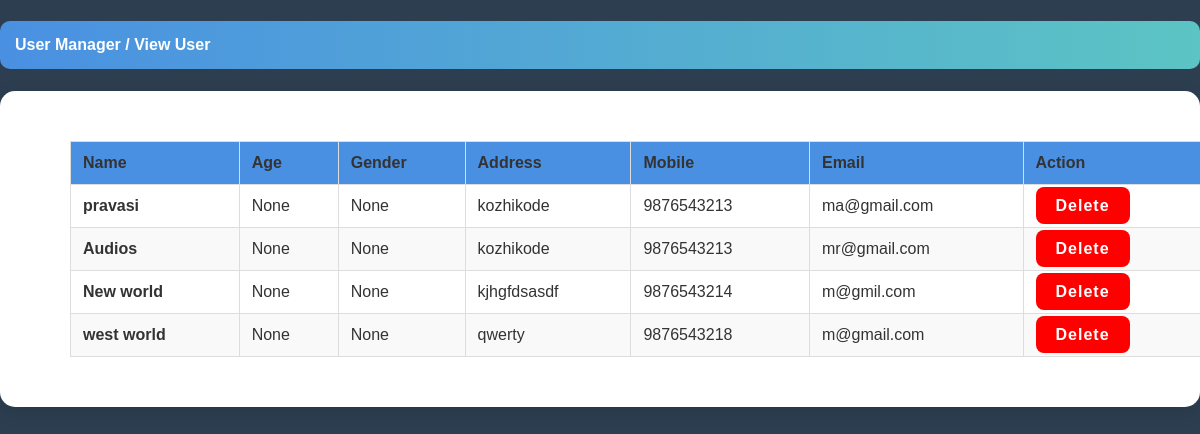
Page /manage_shop on the committed database.
### pet_app/models.py (models this page shows)
class User(AbstractUser):
    is_admin = models.BooleanField(default=False, verbose_name="Is admin")
    is_user = models.BooleanField(default=False, verbose_name="Is User")
    is_expert = models.BooleanField(default=False, verbose_name="Is Expert")
    is_seller = models.BooleanField(default=False, verbose_name="Is Seller")
    is_shop = models.BooleanField(default=False, verbose_name="Is Shop  ")
    name = models.CharField(max_length=100,null=True, blank=True)
    age = models.IntegerField(null=True, blank=True)
    gender = models.CharField(max_length=30, null=True, blank=True)
    mobile = models.IntegerField(null=True, blank=True)
    Address = models.TextField(null=True, blank=True)
    email = models.EmailField(max_length=20,null=True, blank=True)
    role = models.CharField(max_length=20,null=True, blank=True)
    photo = models.ImageField(upload_to='profile/',null=True, blank=True)

### pet_app/views.py (the view)
# urls.py: path('manage_shop', views.manage_shop, name='manage_shop'),
def manage_shop(request):
    user=User.objects.filter(is_shop=True)
    return render(request, "administrator/manage_user.html",{'user': user})

### templates/administrator/manage_user.html (shortened to what this page needs)
{% extends 'administrator/extn.html' %}
{% load static %}
{% block content %}
<div class="content-wrapper">
    <div class="container-xxl flex-grow-1 container-p-y">
        <div class="container-xxl flex-grow-1 container-p-y mt-5">
            <h4 class="fw-bold py-3 mb-4 text-center" style="color: #ffffff; background: linear-gradient(90deg, #4a90e2, #5cc4c4); padding: 15px; border-radius: 10px;">
                <span class="text-light fw-light">User Manager /</span> View User
            </h4>
            <div class="card">
                <div class="table-responsive text-nowrap">
                    <table class="table table-hover" style="width: 100%; border-collapse: collapse; font-size: 16px;">
                        <thead>
                            <tr style="background-color: #4a90e2; color: #4a90e8;">
                                <th style="background-color: #4a90e2;">Name</th>
                                <th style="background-color: #4a90e2;">Age</th>
                                <th style="background-color: #4a90e2;">Gender</th>
                                <th style="background-color: #4a90e2;">Address</th>
                                <th style="background-color: #4a90e2;">Mobile</th>
                                <th style="background-color: #4a90e2;">Email</th>
                                <th style="background-color: #4a90e2;">Action </th>
                            </tr>
                        </thead>
                        <tbody>
                            {% for i in user %}
                            <tr style="transition: background-color 0.3s;">
                                <td><strong>{{i.name}}</strong></td>
                                <td>{{i.age}}</td>
                                <td>{{i.gender}}</td>
                                <td>{{i.Address}}</td>
                                <td>{{i.mobile}}</td>
                                <td>{{i.email}}</td>
                                <td class="text-center">
                                    <a href="{% url 'delete_user' i.pk %}" class="btn btn-danger" style="border-radius: 8px; background-color: red; transition: all 0.3s ;">Delete</a>
                                </td>
                            </tr>
                            {% endfor %}
                        </tbody>
                    </table>
                </div>
            </div>
        </div>
    </div>
</div>
{% endblock %}

### templates/administrator/extn.html (style rules this page uses)
body { font-family: 'Poppins', sans-serif; margin: 0; padding: 0; background-color: #2c3e50; color: #333; }
.card { background-color: white; border-radius: 15px; box-shadow: 0 5px 20px rgba(0, 0, 0, 0.1); padding: 30px; text-align: center; flex: 1; min-width: 250px; transition: all 0.4s ease; position: relative; overflow: hidden; }
.card a { background-color: #466e59; color: white; padding: 10px 20px; text-decoration: none; border-radius: 50px; font-weight: bold; letter-spacing: 1px; transition: background-color 0.3s ease, box-shadow 0.3s ease; }
table { width: 90%; border-collapse: collapse; margin: 20px 40px; font-size: 16px; text-align: left; }
table, th, td { border: 1px solid #ddd; }
th, td { padding: 12px; }
th { background-color: #f2f2f2; font-weight: bold; color: #333; }
tr:nth-child(even) { background-color: #f9f9f9; }

### rows in the picture
User: name "pravasi", age "None", gender "None", Address "kozhikode", mobile "9876543213", email "ma@gmail.com"
User: name "Audios", age "None", gender "None", Address "kozhikode", mobile "9876543213", email "mr@gmail.com"
User: name "New world", age "None", gender "None", Address "kjhgfdsasdf", mobile "9876543214", email "m@gmil.com"
User: name "west world", age "None", gender "None", Address "qwerty", mobile "9876543218", email "m@gmail.com"
